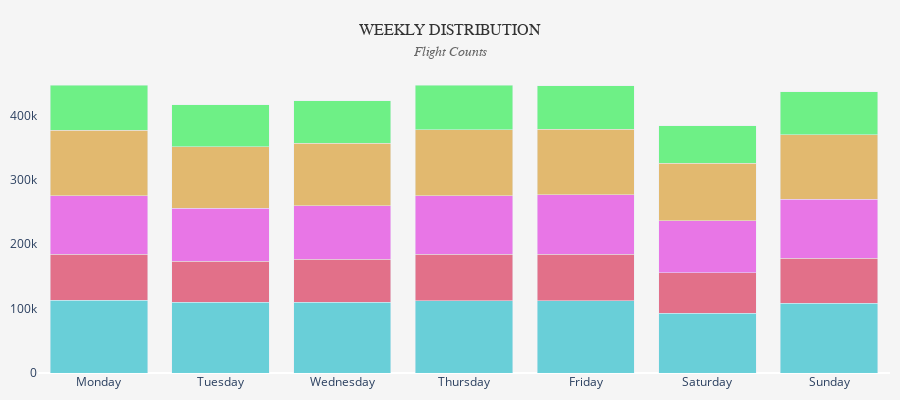

Notebook code cell kept with this figure:
### Markdown cell above
### Chart: Weekly Distribution

### Code cell
dow_order = ["Monday","Tuesday","Wednesday","Thursday",
             "Friday","Saturday","Sunday"]

df_dow = (
    df_flights
    .group_by(["YEAR", "DAY_OF_WEEK"])
    .agg(pl.len().alias("n_flights"))
    .with_columns(
        pl.col("DAY_OF_WEEK")
            .cast(pl.Utf8)
            .replace({str(k): v for k, v in dow_map.items()})
            .alias("DAY"),
        pl.col("YEAR").cast(pl.Utf8)
    )
    .sort(["YEAR", "DAY_OF_WEEK"])
)

year_colors = {
    "2019": "#47c6d1", 
    "2020": "#de506f",  
    "2021": "#e657e3", 
    "2022": "#deab4e", 
    "2023": "#4df06b",
}
fig_1 = px.bar(df_dow,
            x='DAY', y='n_flights',
            color='YEAR', color_discrete_map = year_colors,
            height=400, 
            color_discrete_sequence = px.colors.qualitative.Pastel)
fig_1.update_layout(barmode="stack", showlegend = False,
                  xaxis_title = None, yaxis_title = None,
                  yaxis=dict(showgrid=False),
                  title=dict(
                    text=(
                        "WEEKLY DISTRIBUTION"
                        "<br><span style='font-size:14px;color:#666;font-style:italic'>Flight Counts</span>"
                    ),
                    x=0.5,
                    xanchor="center"
                  ),
                  margin = dict(l=10, r=10, t=70, b=10),
                  paper_bgcolor="#f5f5f5",   # nền toàn figure (kể cả title)
                  plot_bgcolor="#f5f5f5",    # nền vùng bar chart
                  title_font=dict(size=16, color="#333", family="Comic Sans MS")
)
fig_1.update_xaxes(categoryorder = "array", categoryarray = dow_order)
fig_1.update_traces(opacity = 0.8)
fig_1.show()

### Figure 1 — Plotly figure (JSON) as saved in the notebook; plotly's stock layout.template omitted (floating-point values rounded to 4 significant figures)
{"data": [{"hovertemplate": "YEAR=2019<br>DAY=%{x}<br>n_flights=%{y}<extra></extra>", "legendgroup": "2019", "marker": {"color": "#47c6d1", "pattern": {"shape": ""}}, "name": "2019", "opacity": 0.8, "orientation": "v", "showlegend": true, "textposition": "auto", "type": "bar", "x": ["Monday", "Tuesday", "Wednesday", "Thursday", "Friday", "Saturday", "Sunday"], "xaxis": "x", "y": [112793, 109845, 109595, 111974, 112571, 92744, 108151], "yaxis": "y"}, {"hovertemplate": "YEAR=2020<br>DAY=%{x}<br>n_flights=%{y}<extra></extra>", "legendgroup": "2020", "marker": {"color": "#de506f", "pattern": {"shape": ""}}, "name": "2020", "opacity": 0.8, "orientation": "v", "showlegend": true, "textposition": "auto", "type": "bar", "x": ["Monday", "Tuesday", "Wednesday", "Thursday", "Friday", "Saturday", "Sunday"], "xaxis": "x", "y": [71530, 64012, 66930, 72268, 71550, 62724, 70336], "yaxis": "y"}, {"hovertemplate": "YEAR=2021<br>DAY=%{x}<br>n_flights=%{y}<extra></extra>", "legendgroup": "2021", "marker": {"color": "#e657e3", "pattern": {"shape": ""}}, "name": "2021", "opacity": 0.8, "orientation": "v", "showlegend": true, "textposition": "auto", "type": "bar", "x": ["Monday", "Tuesday", "Wednesday", "Thursday", "Friday", "Saturday", "Sunday"], "xaxis": "x", "y": [90847, 81780, 83309, 91210, 92493, 80983, 91011], "yaxis": "y"}, {"hovertemplate": "YEAR=2022<br>DAY=%{x}<br>n_flights=%{y}<extra></extra>", "legendgroup": "2022", "marker": {"color": "#deab4e", "pattern": {"shape": ""}}, "name": "2022", "opacity": 0.8, "orientation": "v", "showlegend": true, "textposition": "auto", "type": "bar", "x": ["Monday", "Tuesday", "Wednesday", "Thursday", "Friday", "Saturday", "Sunday"], "xaxis": "x", "y": [102111, 95362, 96632, 102123, 102178, 89375, 100079], "yaxis": "y"}, {"hovertemplate": "YEAR=2023<br>DAY=%{x}<br>n_flights=%{y}<extra></extra>", "legendgroup": "2023", "marker": {"color": "#4df06b", "pattern": {"shape": ""}}, "name": "2023", "opacity": 0.8, "orientation": "v", "showlegend": true, "textposition": "auto", "type": "bar", "x": ["Monday", "Tuesday", "Wednesday", "Thursday", "Friday", "Saturday", "Sunday"], "xaxis": "x", "y": [69319, 65563, 66371, 69350, 67500, 58397, 66984], "yaxis": "y"}], "layout": {"barmode": "stack", "height": 400, "legend": {"title": {"text": "YEAR"}, "tracegroupgap": 0}, "margin": {"b": 10, "l": 10, "r": 10, "t": 70}, "paper_bgcolor": "#f5f5f5", "plot_bgcolor": "#f5f5f5", "showlegend": false, "title": {"font": {"color": "#333", "family": "Comic Sans MS", "size": 16}, "text": "WEEKLY DISTRIBUTION<br><span style='font-size:14px;color:#666;font-style:italic'>Flight Counts</span>", "x": 0.5, "xanchor": "center"}, "xaxis": {"anchor": "y", "categoryarray": ["Monday", "Tuesday", "Wednesday", "Thursday", "Friday", "Saturday", "Sunday"], "categoryorder": "array", "domain": [0, 1], "title": {}}, "yaxis": {"anchor": "x", "domain": [0, 1], "showgrid": false, "title": {}}}}
